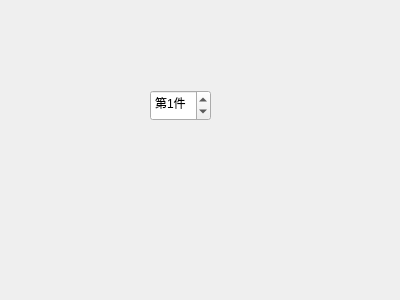
<?xml version="1.0" encoding="UTF-8"?>
<ui version="4.0">
 <class>Form</class>
 <widget class="QWidget" name="Form">
  <property name="geometry">
   <rect>
    <x>0</x>
    <y>0</y>
    <width>400</width>
    <height>300</height>
   </rect>
  </property>
  <property name="windowTitle">
   <string>Form</string>
  </property>
  <widget class="QSpinBox" name="spinBox">
   <property name="geometry">
    <rect>
     <x>150</x>
     <y>90</y>
     <width>61</width>
     <height>31</height>
    </rect>
   </property>
   <property name="suffix">
    <string>件</string>
   </property>
   <property name="prefix">
    <string>第</string>
   </property>
   <property name="minimum">
    <number>-1</number>
   </property>
   <property name="maximum">
    <number>12</number>
   </property>
   <property name="singleStep">
    <number>2</number>
   </property>
   <property name="value">
    <number>1</number>
   </property>
  </widget>
 </widget>
 <resources/>
 <connections/>
</ui>
